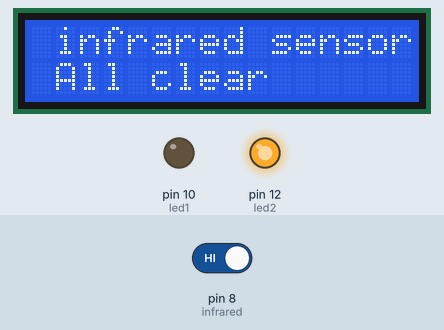
Recording of a sketch running on a simulated Arduino Uno, built with avr-gcc and run on an emulated ATmega328P. Parts: 16×2 character LCD, output pins drawn as LEDs (lit = HIGH). The test bench sets the inputs (shaded band); at power-on: pin 8 (infrared) HIGH. What the sketch prints to the serial monitor is not drawn.

Above: at 4.2 s.
4.3 s: pin 8 (infrared) driven LOW
At 5.2 s:
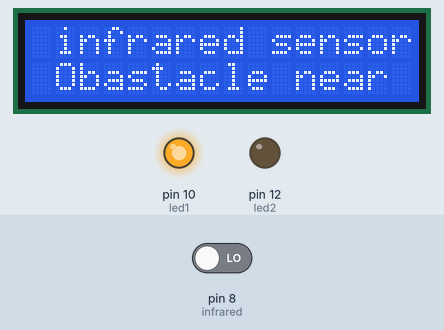
5.9 s: pin 8 (infrared) driven HIGH
At 7.3 s:
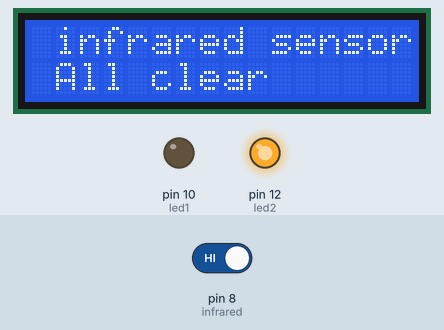
Timing chart, 0 to 8.9 s (numbered marks = the images above; inputs shaded):
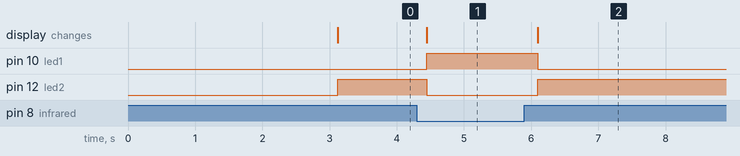

The sketch:

infrared_obstacle.ino
```cpp
/*
 * This is the Arduino code Infrared Obstacle Avoidance module
 * watch the video for details and demo https://youtu.be/T3Li128GBlM
 *  *
 * Written by Ahmad Nejrabi for Robojax Video channel www.Robojax.com
 * Date: Dec 28, 2017, in Ajax, Ontario, Canada
 * Permission granted to share this code given that this
 * note is kept with the code.
 * Disclaimer: this code is "AS IS" and for educational purpose only.
 * this code has been downloaded from http://robojax.com/learn/arduino/
 *
 *
  */

#include <LiquidCrystal_I2C.h>
LiquidCrystal_I2C lcd(0x27,2,1,0,4,5,6,7,3,POSITIVE);

int infrared=8;
int led1=10;
int led2=12;
void setup() {
 Serial.begin(9600);
 lcd.begin(16,2);
 pinMode(infrared, INPUT);// set pin as input
 pinMode(led1, OUTPUT);
 pinMode(led2, OUTPUT);

 lcd.clear();
 lcd.setCursor(1,0);
 lcd.print("MUCHIRA JUNIOR");
 lcd.setCursor(1,1);
 lcd.print("AI & IOTs");
 delay(3000);

}

void loop() {
  //Written for Robojax on Dec 28, 2017
  int detect = digitalRead(infrared);// read obstacle status and store it into "detect"
  if(detect == LOW){

   Serial.print("Obastacle on the way \n");
   lcd.clear();
   lcd.setCursor(1,0);
   lcd.print("infrared sensor");
   lcd.setCursor(1,1);
   lcd.print("Obastacle near");
   digitalWrite(led1,HIGH);
   digitalWrite(led2,LOW);
  }else{

   Serial.print("All clear \n");
   lcd.clear();lcd.clear();
   lcd.setCursor(1,0);
   lcd.print("infrared sensor");
   lcd.setCursor(1,1);
   lcd.print("All clear ");
   digitalWrite(led2,HIGH);
   digitalWrite(led1,LOW);
  }
  delay(300);
}
```

Measured:
- after the input at 4.3 s, pin 10 (led1): LOW → HIGH after 0.14 s; pin 12 (led2): HIGH → LOW after 0.14 s; the display: changes after 0.14 s (image 1)
- after the input at 5.9 s, pin 10 (led1): HIGH → LOW after 0.20 s; pin 12 (led2): LOW → HIGH after 0.20 s; the display: changes after 0.20 s (image 2)
